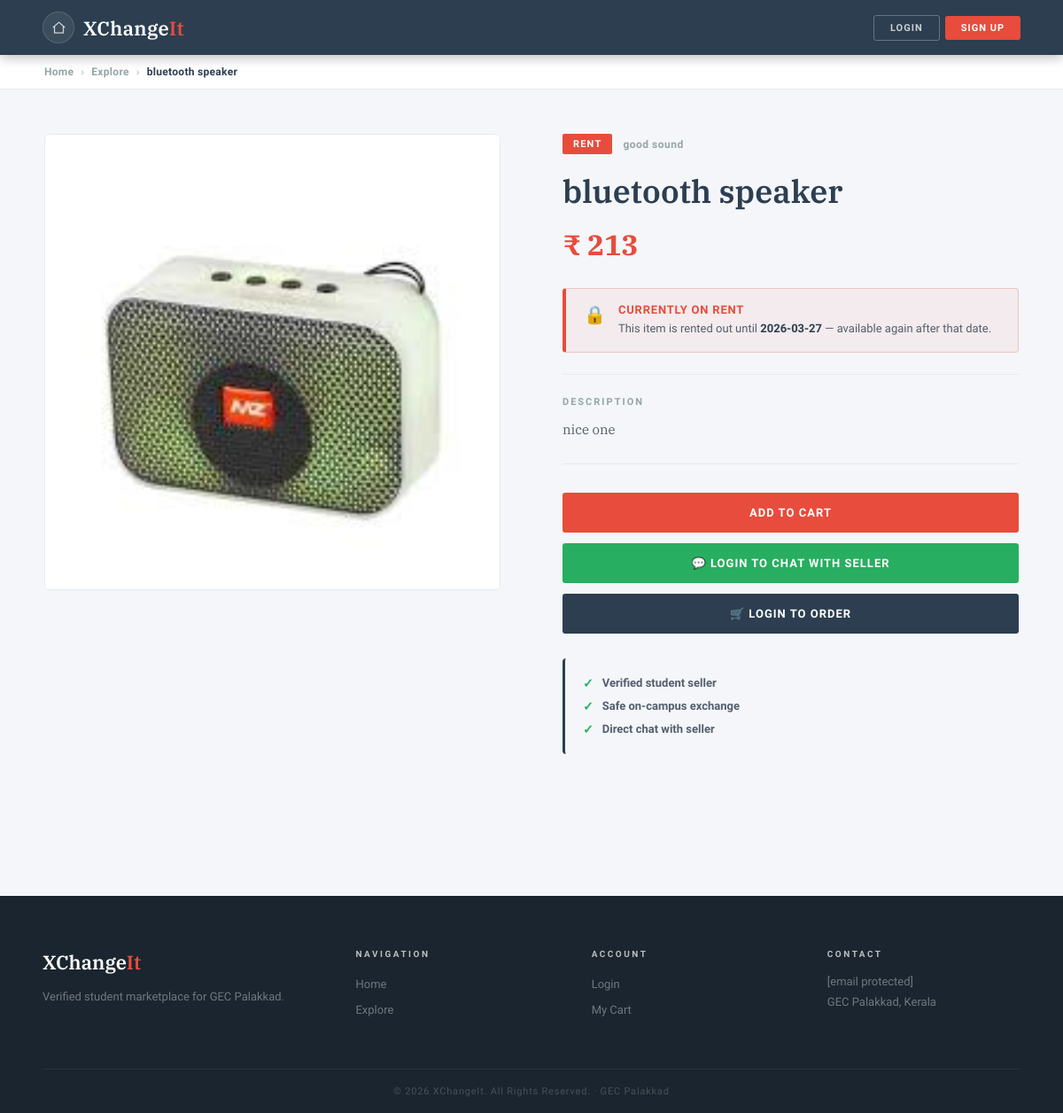
Page /product/13 on the committed database.
### tables this page shows
CREATE TABLE products (
            id           INTEGER PRIMARY KEY AUTOINCREMENT,
            name         TEXT    NOT NULL,
            price        INTEGER NOT NULL,
            short_desc   TEXT,
            detailed_desc TEXT,
            category     TEXT,
            image1       TEXT,
            image2       TEXT,
            image3       TEXT,
            image4       TEXT,
            image5       TEXT,
            seller       TEXT
        );

CREATE TABLE order_requests (
        id INTEGER PRIMARY KEY AUTOINCREMENT,
        product_id INTEGER NOT NULL,
        buyer TEXT NOT NULL,
        seller TEXT NOT NULL,
        status TEXT NOT NULL DEFAULT 'pending',
        rent_from TEXT,
        rent_to TEXT,
        rent_days INTEGER,
        created_at TEXT DEFAULT (datetime('now'))
    );

### app.py (the view, shortened to what this page needs)
@app.route("/product/<int:product_id>")
def product_detail(product_id):
    conn = sqlite3.connect(DATABASE)
    c = conn.cursor()
    c.execute("SELECT * FROM products WHERE id=?", (product_id,))
    product = c.fetchone()
    conn.close()
    if not product:
        flash("Product not found.")
        return redirect(url_for("explore"))
    chat_status = None
    order_status = None
    from datetime import date
    pending = get_pending_count(session.get("user"))
    active_rent = get_active_rent(product_id) if product[5] == "rent" else None
    return render_template("product_detail.html", product=product,
                           chat_status=chat_status, order_status=order_status,
                           today=date.today().isoformat(),
                           pending_count=pending,
                           active_rent=active_rent,
                           SUPABASE_URL=SUPABASE_URL, SUPABASE_KEY=SUPABASE_KEY)

### app.py (called while the page is built, shortened)
def get_pending_count(username):
    if not username:
        return 0

def get_active_rent(product_id):
    from datetime import date
    today = date.today().isoformat()
    conn = sqlite3.connect(DATABASE)
    conn.row_factory = sqlite3.Row
    c = conn.cursor()
    c.execute("""SELECT rent_to FROM order_requests
                 WHERE product_id=? AND status='accepted'
                 AND rent_to IS NOT NULL AND rent_to >= ?
                 ORDER BY rent_to DESC LIMIT 1""",
              (product_id, today))
    row = c.fetchone()
    conn.close()
    return dict(row) if row else None

### templates/product_detail.html (shortened to what this page needs)
<!DOCTYPE html>
<html lang="en">
<head>
  <link rel="stylesheet" href="{{ url_for('static', filename='slate.css') }}">
  <link rel="stylesheet" href="{{ url_for('static', filename='product_detail.css') }}">
</head>
<body>
<nav class="navbar">
  <div style="display:flex; align-items:center; gap:10px;">
    <a href="{{ url_for('home') }}" class="nav-icon-btn" data-tooltip="Home">
      <svg viewBox="0 0 24 24" width="18" height="18" fill="none" stroke="currentColor" stroke-width="2">
        <path d="M3 11L12 3l9 8"></path>
        <path d="M5 10v10h14V10"></path>
      </svg>
    </a>
    <a href="{{ url_for('home') }}" class="logo">XChange<span>It</span></a>
  </div>
  <div class="nav-right">
    {% if session.get('user') %}
      <a href="{{ url_for('cart') }}" class="nav-icon-btn" data-tooltip="Cart">
        <svg viewBox="0 0 24 24"><path d="M6 2L3 6v14a2 2 0 002 2h14a2 2 0 002-2V6l-3-4z"/><line x1="3" y1="6" x2="21" y2="6"/><path d="M16 10a4 4 0 01-8 0"/></svg>
      </a>
      <a href="{{ url_for('my_listings_chat') }}" class="nav-icon-btn" data-tooltip="Chats">
        <svg viewBox="0 0 24 24"><path d="M21 15a2 2 0 01-2 2H7l-4 4V5a2 2 0 012-2h14a2 2 0 012 2z"/></svg>
        {% if pending_count and pending_count > 0 %}
          <span class="nav-badge">{{ pending_count }}</span>
        {% endif %}
      </a>
      <div class="notif-wrap" id="notifWrap">
        <button class="nav-icon-btn notif-bell-btn" id="notifBell" data-tooltip="Notifications" onclick="toggleNotifPanel(event)" aria-label="Notifications">
          <svg viewBox="0 0 24 24" fill="none" stroke="currentColor" stroke-width="2" stroke-linecap="round" stroke-linejoin="round" width="18" height="18">
            <path d="M18 8A6 6 0 006 8c0 7-3 9-3 9h18s-3-2-3-9"/>
            <path d="M13.73 21a2 2 0 01-3.46 0"/>
          </svg>
          <span class="nav-badge notif-badge" id="notifBadge" style="display:none;"></span>
        </button>
        <div class="notif-panel" id="notifPanel" style="display:none;">
          <div class="notif-panel-header">
            <span>Notifications</span>
            <button class="notif-close-btn" onclick="closeNotifPanel()">&#x2715;</button>
          </div>
          <div class="notif-list" id="notifList">
            <div class="notif-loading">Loading&#8230;</div>
          </div>
        </div>
      </div>
      <a href="{{ url_for('profile') }}" class="nav-icon-btn nav-profile-btn" data-tooltip="{{ session.get('user') }}">
        {{ session.get('user')[0]|upper }}
      </a>
    {% else %}
      <a href="{{ url_for('login') }}" class="btn-nav-ghost">Login</a>
      <a href="{{ url_for('signup') }}" class="btn-nav-fill">Sign Up</a>
    {% endif %}
  </div>
</nav>
<div class="breadcrumb">
  <div class="breadcrumb-inner">
    <a href="{{ url_for('home') }}">Home</a>
    <span class="bc-sep">›</span>
    <a href="{{ url_for('explore') }}">Explore</a>
    <span class="bc-sep">›</span>
    <span>{{ product[1] }}</span>
  </div>
</div>
<div class="detail-section">
  <div class="detail-inner">
    <div class="detail-img-col">
      <div class="detail-img-wrap">
        {% if product[6] %}
          <img src="{{ url_for('static', filename='uploads/' + product[6]) }}" alt="{{ product[1] }}">
        {% else %}
          <div class="detail-img-placeholder"><span>📦</span></div>
        {% endif %}
      </div>
    </div>
    <div class="detail-info-col">
      <div class="detail-badge-row">
        <span class="detail-badge {% if product[5]=='rent' %}badge-rent{% else %}badge-buy{% endif %}">
          {{ product[5]|upper if product[5] else 'BUY' }}
        </span>
        <span class="detail-cat">{{ product[4] if product[4] else 'General' }}</span>
      </div>
      <h1 class="detail-title">{{ product[1] }}</h1>
      <div class="detail-price">₹ {{ product[2] }}</div>
      {% if active_rent %}
      <div class="rent-status-banner">
        <div class="rent-status-icon">🔒</div>
        <div class="rent-status-body">
          <div class="rent-status-title">Currently On Rent</div>
          <div class="rent-status-sub">This item is rented out until <strong>{{ active_rent.rent_to }}</strong> — available again after that date.</div>
        </div>
      </div>
      {% endif %}
      <div class="detail-divider"></div>
      <div class="detail-desc-label">Description</div>
      <p class="detail-desc">{{ product[3] }}</p>
      <div class="detail-divider"></div>
      <div class="detail-actions">
        <a href="{{ url_for('add_to_cart', product_id=product[0]) }}" class="btn-red detail-btn">
          Add to Cart
        </a>
        {% if session.get('user') %}
          {% if session.get('user') != product[11] %}
            {% if chat_status == None %}
              <a href="{{ url_for('request_chat', product_id=product[0]) }}" class="detail-btn btn-chat">
                💬 Request Chat
              </a>
            {% elif chat_status == "pending" %}
              <button class="detail-btn btn-chat" disabled>💬 Chat Request Sent</button>
            {% elif chat_status == "accepted" %}
              <a href="{{ url_for('chat_seller', product_id=product[0]) }}" class="detail-btn btn-chat">
                💬 Open Chat
              </a>
            {% endif %}
            {% if active_rent %}
              <div class="rent-unavailable-btn">
                🔒 Unavailable until {{ active_rent.rent_to }}
              </div>
            {% elif order_status == None %}
              {% if product[5] == 'rent' %}
                <button class="detail-btn btn-order" onclick="openRentModal()">
                  🛒 Confirm Order
                </button>
              {% else %}
                <a href="{{ url_for('request_order', product_id=product[0]) }}" class="detail-btn btn-order">
                  🛒 Confirm Order
                </a>
              {% endif %}
            {% elif order_status == "pending" %}
              <button class="detail-btn btn-order-pending" disabled>
                ⏳ Order Request Sent
              </button>
            {% elif order_status == "accepted" %}
              <div class="order-confirmed-box">
                <span class="order-confirmed-icon">✓</span>
                <span>Order Confirmed! Check <a href="{{ url_for('my_orders') }}">My Orders</a></span>
              </div>
            {% elif order_status == "declined" %}
              {% if product[5] == 'rent' %}
                <button class="detail-btn btn-order" onclick="openRentModal()">
                  🛒 Request Order Again
                </button>
              {% else %}
                <a href="{{ url_for('request_order', product_id=product[0]) }}" class="detail-btn btn-order">
                  🛒 Request Order Again
                </a>
              {% endif %}
            {% endif %}
          {% endif %}
        {% else %}
          <a href="{{ url_for('login') }}" class="btn-chat detail-btn">
            💬 Login to Chat with Seller
          </a>
          <a href="{{ url_for('login') }}" class="detail-btn btn-order">
            🛒 Login to Order
          </a>
        {% endif %}
      </div>
      <div class="trust-box">
        <div class="trust-item">
          <span class="trust-icon">✓</span>
          <span>Verified student seller</span>
        </div>
        <div class="trust-item">
          <span class="trust-icon">✓</span>
          <span>Safe on-campus exchange</span>
        </div>
        <div class="trust-item">
          <span class="trust-icon">✓</span>
          <span>Direct chat with seller</span>
        </div>
      </div>
    </div>
  </div>
</div>
<footer class="footer">
  <div class="footer-grid">
    <div class="footer-col">
      <span class="footer-logo">XChange<span>It</span></span>
      <p class="footer-desc">Verified student marketplace for GEC Palakkad.</p>
    </div>
    <div class="footer-col">
      <h4>Navigation</h4>
      <ul>
        <li><a href="{{ url_for('home') }}">Home</a></li>
        <li><a href="{{ url_for('explore') }}">Explore</a></li>
      </ul>
    </div>
    <div class="footer-col">
      <h4>Account</h4>
      <ul>
        <li><a href="{{ url_for('login') }}">Login</a></li>
        <li><a href="{{ url_for('cart') }}">My Cart</a></li>
      </ul>
    </div>
    <div class="footer-col">
      <h4>Contact</h4>
      <p><a href="/cdn-cgi/l/email-protection" class="__cf_email__" data-cfemail="aedddbdedec1dcdaeed6cdc6cfc0c9cbc7da80c7c0">[email&#160;protected]</a></p>
      <p>GEC Palakkad, Kerala</p>
    </div>
  </div>
  <div class="footer-bottom">© 2026 XChangeIt. All Rights Reserved. · GEC Palakkad</div>
</footer>
</body>
</html>

### static/slate.css (style rules this page uses)
*, *::before, *::after { box-sizing: border-box; margin: 0; padding: 0; }
html { scroll-behavior: smooth; }
body { font-family: 'Raleway', sans-serif; background: #f4f6f9; color: #2c3e50; min-height: 100vh; }
a { text-decoration: none; color: inherit; }
.navbar { background: #2c3e50; padding: 0 48px; display: flex; align-items: center; justify-content: space-between; height: 62px; position: sticky; top: 0; z-index: 1000; box-shadow: 0 2px 14px rgba(0,0,0,0.3); }
.logo { font-family: 'IBM Plex Serif', serif; font-size: 22px; color: #fff; font-weight: 600; letter-spacing: 0.3px; }
.logo span { color: #e74c3c; }
.nav-right { display: flex; gap: 10px; align-items: center; }
.btn-nav-ghost { padding: 7px 18px; background: transparent; border: 1px solid rgba(255,255,255,0.28); color: rgba(255,255,255,0.75); border-radius: 3px; font-size: 11px; font-weight: 700; letter-spacing: 1px; text-transform: uppercase; cursor: pointer; font-family: 'Raleway', sans-serif; transition: all 0.2s; }
.btn-nav-fill { padding: 7px 18px; background: #e74c3c; border: none; color: #fff; border-radius: 3px; font-size: 11px; font-weight: 700; letter-spacing: 1px; text-transform: uppercase; cursor: pointer; font-family: 'Raleway', sans-serif; transition: opacity 0.2s; }
.btn-red { padding: 13px 30px; background: #e74c3c; color: #fff; border: none; font-family: 'Raleway', sans-serif; font-size: 12px; font-weight: 700; letter-spacing: 1.2px; text-transform: uppercase; cursor: pointer; border-radius: 3px; transition: opacity 0.2s; display: inline-block; }
.footer { background: #1a252f; padding: 60px 48px 0; margin-top: 80px; }
.footer-grid { display: grid; grid-template-columns: 1.4fr 1fr 1fr 1fr; gap: 48px; padding-bottom: 48px; border-bottom: 1px solid rgba(255,255,255,0.06); }
.footer-logo { font-family: 'IBM Plex Serif', serif; font-size: 22px; color: #fff; font-weight: 600; margin-bottom: 14px; display: block; }
.footer-logo span { color: #e74c3c; }
.footer-desc { color: rgba(255,255,255,0.38); font-size: 13px; line-height: 1.75; font-weight: 300; }
.footer-col h4 { color: rgba(255,255,255,0.7); font-size: 10px; letter-spacing: 2.5px; text-transform: uppercase; font-weight: 700; margin-bottom: 18px; }
.footer-col ul { list-style: none; }
.footer-col ul li { margin-bottom: 10px; }
.footer-col ul li a { color: rgba(255,255,255,0.38); font-size: 13px; transition: color 0.2s; }
.footer-col p { color: rgba(255,255,255,0.38); font-size: 13px; margin-bottom: 8px; font-weight: 300; }
.footer-bottom { text-align: center; padding: 18px 0; color: rgba(255,255,255,0.2); font-size: 11px; letter-spacing: 0.8px; }
.nav-right { display: flex; gap: 6px; align-items: center; }
.nav-icon-btn { position: relative; width: 36px; height: 36px; border-radius: 50%; background: rgba(255,255,255,0.08); border: 1px solid rgba(255,255,255,0.14); display: flex; align-items: center; justify-content: center; color: rgba(255,255,255,0.75); font-size: 16px; cursor: pointer; transition: background 0.2s, border-color 0.2s, color 0.2s; text-decoration: none; flex-shrink: 0; }
.nav-icon-btn svg { width: 17px; height: 17px; stroke: currentColor; fill: none; stroke-width: 1.8; stroke-linecap: round; stroke-linejoin: round; flex-shrink: 0; }
.nav-icon-btn::after { content: attr(data-tooltip); position: absolute; bottom: -32px; left: 50%; transform: translateX(-50%); background: #1a252f; color: rgba(255,255,255,0.8); font-size: 10px; font-weight: 600; letter-spacing: 0.5px; padding: 4px 8px; border-radius: 3px; white-space: nowrap; pointer-events: none; opacity: 0; transition: opacity 0.2s; font-family: 'Raleway', sans-serif; z-index: 9999; }

### templates/product_detail.html (style rules this page uses)
.btn-order { display: block; text-align: center; padding: 15px 28px; font-size: 13px; border-radius: 3px; font-weight: 700; letter-spacing: 1px; text-transform: uppercase; font-family: 'Raleway', sans-serif; background: #2c3e50; color: #fff; border: none; cursor: pointer; transition: opacity 0.2s; }

### rows in the picture
products: name "bluetooth speaker", image1 (picture), category "RENT", detailed_desc "good sound", price "213", short_desc "nice one"
order_requests: rent_to "2026-03-27"
